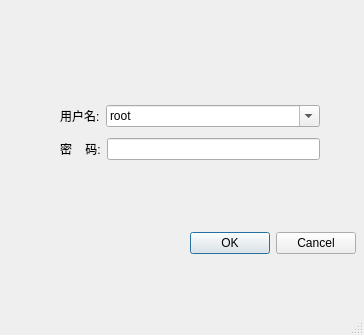
<?xml version="1.0" encoding="UTF-8"?>
<ui version="4.0">
 <class>logging</class>
 <widget class="QMainWindow" name="logging">
  <property name="geometry">
   <rect>
    <x>0</x>
    <y>0</y>
    <width>364</width>
    <height>335</height>
   </rect>
  </property>
  <property name="windowTitle">
   <string>MainWindow</string>
  </property>
  <widget class="QWidget" name="centralwidget">
   <widget class="QDialogButtonBox" name="yesOrNoBox">
    <property name="enabled">
     <bool>true</bool>
    </property>
    <property name="geometry">
     <rect>
      <x>180</x>
      <y>230</y>
      <width>176</width>
      <height>27</height>
     </rect>
    </property>
    <property name="standardButtons">
     <set>QDialogButtonBox::Cancel|QDialogButtonBox::Ok</set>
    </property>
   </widget>
   <widget class="QWidget" name="layoutWidget">
    <property name="geometry">
     <rect>
      <x>60</x>
      <y>100</y>
      <width>260</width>
      <height>66</height>
     </rect>
    </property>
    <layout class="QVBoxLayout" name="verticalLayout">
     <item>
      <layout class="QHBoxLayout" name="horizontalLayout">
       <item>
        <widget class="QLabel" name="label">
         <property name="text">
          <string>用户名:</string>
         </property>
        </widget>
       </item>
       <item>
        <widget class="QFontComboBox" name="name">
         <property name="currentText">
          <string>root</string>
         </property>
        </widget>
       </item>
      </layout>
     </item>
     <item>
      <layout class="QHBoxLayout" name="horizontalLayout_2">
       <item>
        <widget class="QLabel" name="label_2">
         <property name="text">
          <string>密    码:</string>
         </property>
        </widget>
       </item>
       <item>
        <widget class="QLineEdit" name="passward"/>
       </item>
      </layout>
     </item>
    </layout>
   </widget>
  </widget>
  <widget class="QMenuBar" name="menubar">
   <property name="geometry">
    <rect>
     <x>0</x>
     <y>0</y>
     <width>364</width>
     <height>28</height>
    </rect>
   </property>
  </widget>
  <widget class="QStatusBar" name="statusbar"/>
 </widget>
 <resources/>
 <connections/>
</ui>
